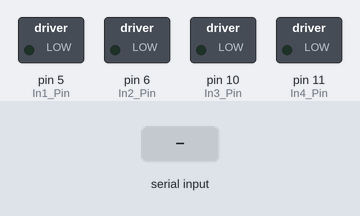
Recording of a sketch running on a simulated Arduino Uno, built with avr-gcc and run on an emulated ATmega328P. On the bench: switched loads named in the sketch (green lamp = pin HIGH). The inputs (shaded band) are chosen by the test bench. What the sketch prints to the serial monitor is not drawn.

Above: at 1.2 s.
1.3 s: byte 2 (StopSerialOrder) received over Serial
At 1.8 s:
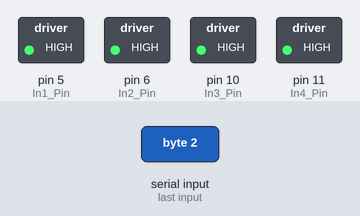
2.8 s: "1" received over Serial
Timing chart, 0 to 5.8 s (numbered marks = the images above; inputs shaded):
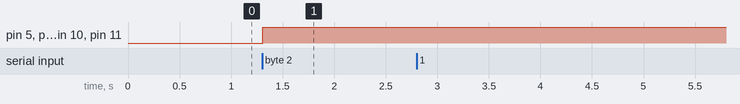

Measured:
- after the input at 1.3 s, pin 5 (In1_Pin), pin 6 (In2_Pin), pin 10 (In3_Pin), pin 11 (In4_Pin): LOW → HIGH at once
- after the input at 2.8 s, every drawn part: stays the same

The sketch:

javaProject_V2.ino
```cpp
/*****************************************************************/
/*                  Project: DC motor speed control              */
/*                  Authot: team 7 (Intake 43)                   */
/*                  company: ITI                                 */
/*                  Date: 1/12/2022                              */
/*****************************************************************/
#define In1_Pin             5  //output pin for pwm signal for the dc motor
#define In2_Pin             6  //output pin for pwm signal for the dc motor
#define In3_Pin             10  //output pin for pwm signal for the dc motor
#define In4_Pin             11  //output pin for pwm signal for the dc motor
#define PaudRate          9600 //paude rate configuration for UART communication

#define StartSerialOrder            1
#define StopSerialOrder             2
#define CW_direction_Serial_Order   3
#define CCW_direction_Serial_Order  4
/*******************************************************************/
/********************* functions Prototypes ************************/
/*******************************************************************/
void Motor_Move_CW(char speed);
void Motor_Move_CCW(char speed);
void Motor_Stop(void);
void Motor_Control(int order ,int dir ,char speed);
/*******************************************************************/
/******************** System initializtaion ************************/
/*******************************************************************/
void setup()
{
  pinMode(In1_Pin , OUTPUT); //set DIO for pin 5 to be output
  pinMode(In2_Pin , OUTPUT); //set DIO for pin 6 to be output
  pinMode(In3_Pin , OUTPUT); //set DIO for pin 10 to be output
  pinMode(In4_Pin , OUTPUT); //set DIO for pin 11 to be output
  Serial.begin(PaudRate);  //initialize UART communication
}
/*******************************************************************/
/************************* Super loop ******************************/
/*******************************************************************/
void loop()
{
  int Recieved_Data = 0;
  static int Motor_Order = 0;
  static int Motor_Direction = 0;
  static char Motor_Speed = 0;
  while(!(Serial.available()>0));
  //Recieved_Data = Serial.parseInt(SKIP_ALL, '\n');
  Recieved_Data = Serial.read();
  delay(5);
  switch(Recieved_Data)
  {
    case StartSerialOrder:
        Motor_Order = StartSerialOrder;
        break;
    case StopSerialOrder:
        Motor_Order = StopSerialOrder;
        break;

    case CW_direction_Serial_Order:
        Motor_Direction = CW_direction_Serial_Order;
        break;

    case CCW_direction_Serial_Order:
        Motor_Direction = CCW_direction_Serial_Order;
        break;

    default:
        if(Recieved_Data > 5 && Recieved_Data<=255) //in case there an interruption during sending set point
          Motor_Speed = Recieved_Data;
          Serial.write(Motor_Speed);
        break;
  }

  Motor_Control(Motor_Order , Motor_Direction ,Motor_Speed);

}
/**************************************************************************************/
/**************************** functions implimentation ********************************/
/**************************************************************************************/
void Motor_Move_CW(char speed)
{
  digitalWrite(In2_Pin,LOW);
  analogWrite(In1_Pin,speed);
  digitalWrite(In3_Pin,LOW);
  analogWrite(In4_Pin,speed);
}

void Motor_Move_CCW(char speed)
{
  digitalWrite(In1_Pin,LOW);
  analogWrite(In2_Pin,speed);
  digitalWrite(In4_Pin,LOW);
  analogWrite(In3_Pin,speed);
}

void Motor_Stop(void)
{
  digitalWrite(In2_Pin,HIGH);
  digitalWrite(In1_Pin,HIGH);
  digitalWrite(In3_Pin,HIGH);
  digitalWrite(In4_Pin,HIGH);
}

void Motor_Control(int order ,int dir ,char speed)
{
  switch(order)
  {
    case StartSerialOrder:
      switch(dir)
      {
        case CW_direction_Serial_Order:
            Motor_Move_CW(speed);
            break;

        case CCW_direction_Serial_Order:
            Motor_Move_CCW(speed);
            break;
      }
      break;

    case StopSerialOrder:
      Motor_Stop();
      break;
  }
}
```
